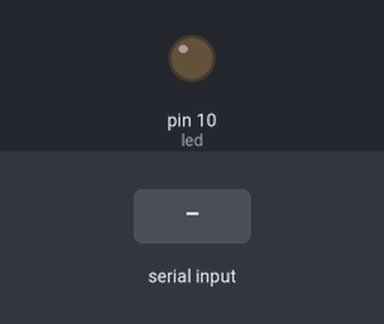
The sketch below on a simulated Arduino Uno, built with avr-gcc and run on an emulated ATmega328P. Parts: output pins drawn as LEDs (lit = HIGH). The inputs (shaded band) are chosen by the test bench.

Above: at 1.2 s.
1.3 s: "e" received over Serial
At 2.3 s:
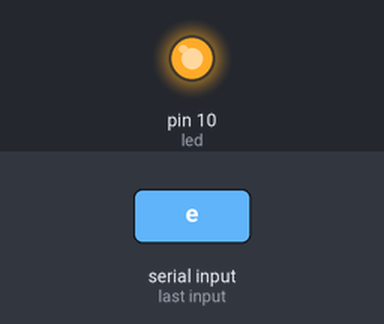
2.8 s: "a" received over Serial
At 3.4 s:
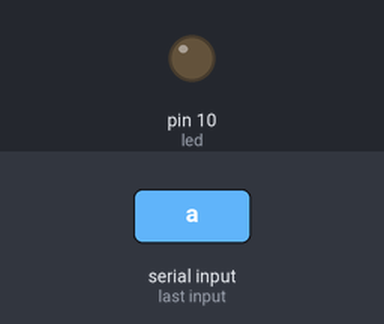
4.3 s: "E" received over Serial
At 4.6 s:
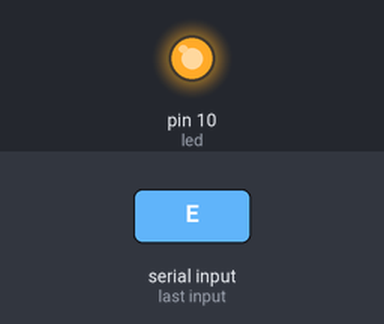
Timing chart, 0 to 7.3 s (numbered marks = the images above; inputs shaded):
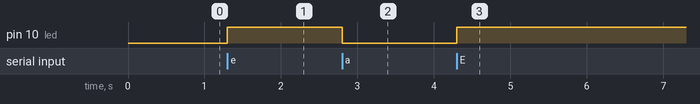

Measured:
- after the input at 1.3 s, pin 10 (led): LOW → HIGH at once
- after the input at 2.8 s, pin 10 (led): HIGH → LOW at once
- after the input at 4.3 s, pin 10 (led): LOW → HIGH at once

The sketch:

sketch_oct4c1.ino
```cpp
//Reservo espacio para dos variables
char opcion;
int led = 10;


void setup() {
  // put your setup code here, to run once:
Serial.begin(9600);
  //configuro el pin 10
pinMode(led, OUTPUT);
}

void loop() {
  // put your main code here, to run repeatedly:
  //Si esta disponible para recibir instrucciones, comienza el condicional
  if(Serial.available()> 0){
    opcion = Serial.read();
    //encendido
    if (opcion == 'e' || opcion == 'E'){
       digitalWrite (10, HIGH);
    //apagado
    } else if (opcion == 'a' || opcion == 'A')
      digitalWrite (10, LOW);

  }

}
```
